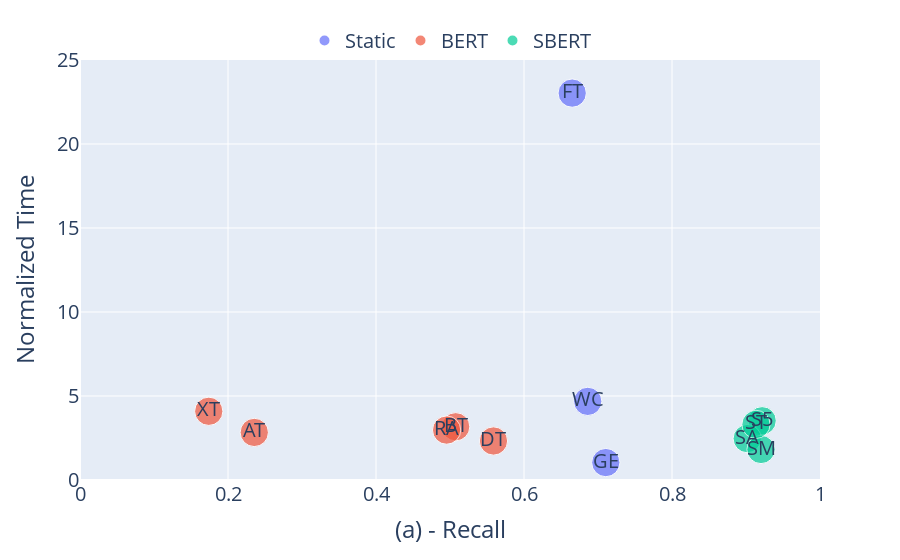

This figure's notebook cell:
### Markdown cell above
### Blocking.Pareto

### Code cell
plt.rcParams.update({'font.size': 18, 'font.weight': 'normal'})

prop_cycle = plt.rcParams['axes.prop_cycle']
colors = prop_cycle.by_key()['color']

block_pareto = pd.DataFrame()

block_df2 = filter_df(block_df, [f_k, f_agn])
block_df2 = block_df2.pivot(index='Case', columns='Vectorizer', values='Time')
block_df2 = block_df2+vect_total_times
block_df2 = block_df2.apply(lambda x: x/x.min(), axis=1) #normalize per dataset
block_pareto['Normalized Time'] = block_df2.mean()

block_df2 = filter_df(block_df, [f_k, f_agn])
block_df2 = block_df2.pivot(index='Case', columns='Vectorizer', values='Recall')
block_pareto['(a) - Recall'] = block_df2.mean()

block_pareto['Size'] = 20
block_pareto['Group'] = pd.Series(categories)

block_pareto = block_pareto.sort_values(by=['Group'], key=lambda x: x.map({v: i for i, v in enumerate(['Static', 'BERT', 'SBERT'])}))

fig1 = px.scatter(block_pareto, y='Normalized Time', x='(a) - Recall', hover_name=block_pareto.index,
                  size='Size', color='Group', text=block_pareto.index)
fig1.update_layout(yaxis_range=[0,25], xaxis_range=[0,1], font=dict(size=20,), 
                  legend=dict(orientation="h", yanchor="bottom", y=1.00, xanchor="center", x=0.5, title=''))
fig1.show()

path = f"../plots_2/efficiency/blocking_pareto.pdf"
os.makedirs(os.path.dirname(path), exist_ok=True)
fig1.write_image(path)

### Figure 1 — Plotly figure (JSON) as saved in the notebook; plotly's stock layout.template omitted (floating-point values rounded to 4 significant figures)
{"data": [{"hovertemplate": "<b>%{hovertext}</b><br><br>Group=Static<br>(a) - Recall=%{x}<br>Normalized Time=%{y}<br>Size=%{marker.size}<br>index=%{text}<extra></extra>", "hovertext": ["FT", "GE", "WC"], "legendgroup": "Static", "marker": {"color": "#636efa", "size": [20, 20, 20], "sizemode": "area", "sizeref": 0.05, "symbol": "circle"}, "mode": "markers+text", "name": "Static", "orientation": "v", "showlegend": true, "text": ["FT", "GE", "WC"], "type": "scatter", "x": [0.6651, 0.7105, 0.6861], "xaxis": "x", "y": [23.03, 1.038, 4.68], "yaxis": "y"}, {"hovertemplate": "<b>%{hovertext}</b><br><br>Group=BERT<br>(a) - Recall=%{x}<br>Normalized Time=%{y}<br>Size=%{marker.size}<br>index=%{text}<extra></extra>", "hovertext": ["AT", "BT", "DT", "RA", "XT"], "legendgroup": "BERT", "marker": {"color": "#EF553B", "size": [20, 20, 20, 20, 20], "sizemode": "area", "sizeref": 0.05, "symbol": "circle"}, "mode": "markers+text", "name": "BERT", "orientation": "v", "showlegend": true, "text": ["AT", "BT", "DT", "RA", "XT"], "type": "scatter", "x": [0.2355, 0.5077, 0.5587, 0.4954, 0.174], "xaxis": "x", "y": [2.832, 3.169, 2.322, 2.971, 4.09], "yaxis": "y"}, {"hovertemplate": "<b>%{hovertext}</b><br><br>Group=SBERT<br>(a) - Recall=%{x}<br>Normalized Time=%{y}<br>Size=%{marker.size}<br>index=%{text}<extra></extra>", "hovertext": ["S5", "SA", "SM", "ST"], "legendgroup": "SBERT", "marker": {"color": "#00cc96", "size": [20, 20, 20, 20], "sizemode": "area", "sizeref": 0.05, "symbol": "circle"}, "mode": "markers+text", "name": "SBERT", "orientation": "v", "showlegend": true, "text": ["S5", "SA", "SM", "ST"], "type": "scatter", "x": [0.9218, 0.9017, 0.9203, 0.9135], "xaxis": "x", "y": [3.526, 2.464, 1.815, 3.31], "yaxis": "y"}], "layout": {"font": {"size": 20}, "legend": {"itemsizing": "constant", "orientation": "h", "title": {"text": ""}, "tracegroupgap": 0, "x": 0.5, "xanchor": "center", "y": 1, "yanchor": "bottom"}, "margin": {"t": 60}, "xaxis": {"anchor": "y", "domain": [0, 1], "range": [0, 1], "title": {"text": "(a) - Recall"}}, "yaxis": {"anchor": "x", "domain": [0, 1], "range": [0, 25], "title": {"text": "Normalized Time"}}}}
